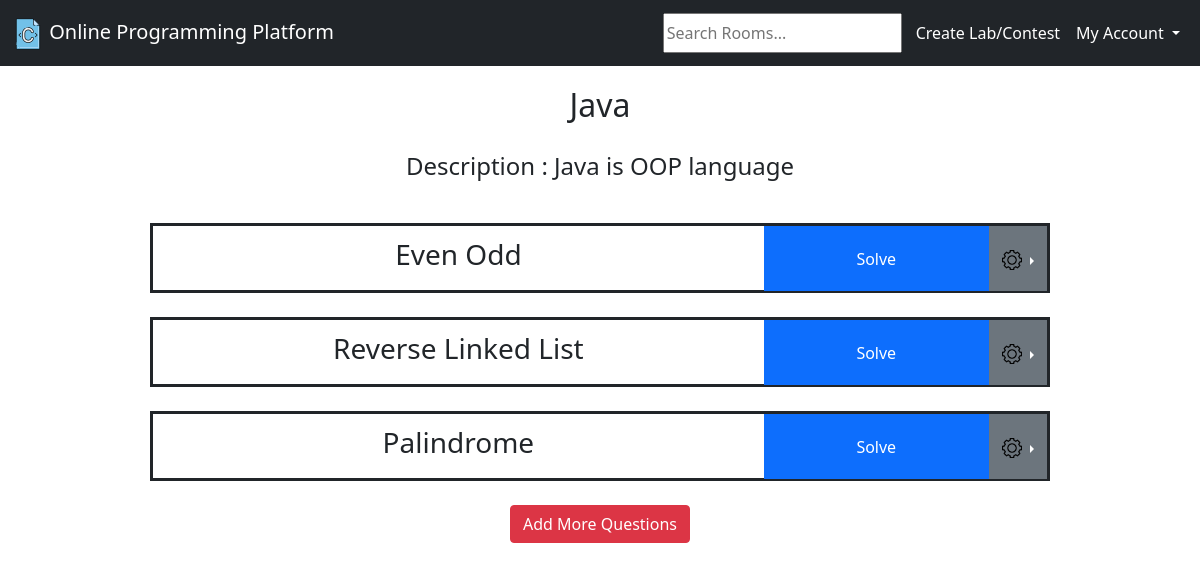
The app's page /room/4/ (signed in), older data.
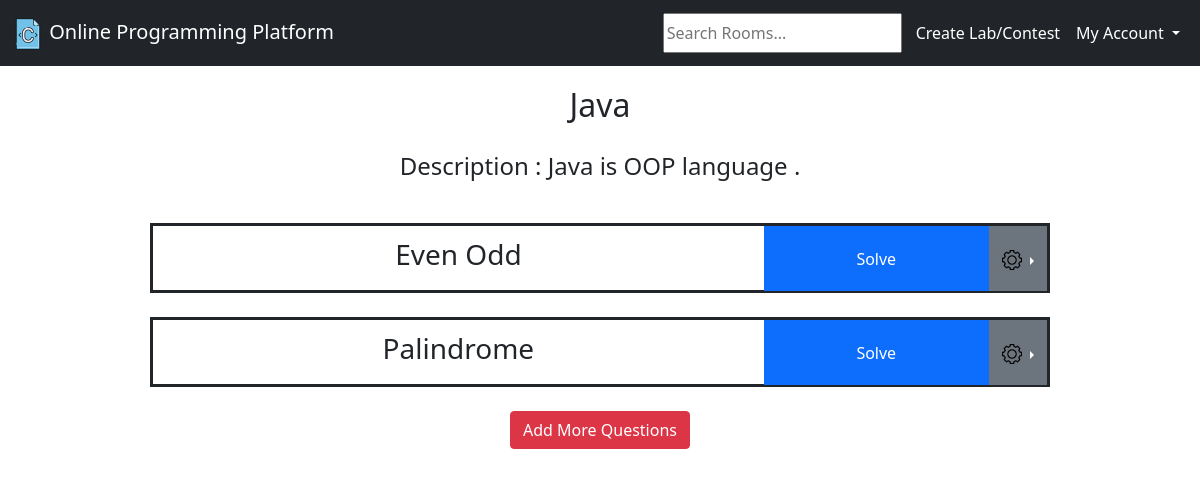
The same page, newer data.
### base/models.py (models this page shows, shortened)
class Room(models.Model):
    host = models.ForeignKey(User, on_delete=models.SET_NULL, null=True)
    name = models.CharField(max_length=200)
    description = models.TextField(null=True, blank=True)
    updated = models.DateTimeField(auto_now=True)
    created = models.DateTimeField(auto_now_add=True)
    class Meta:
        ordering = ['-updated', '-created']

class Question(models.Model):
    question_title = models.CharField(max_length=50)
    question_full = models.TextField()
    sample_test_case = models.TextField()
    updated = models.DateTimeField(auto_now=True)
    created = models.DateTimeField(auto_now_add=True)
    room = models.ForeignKey(Room, on_delete=models.CASCADE)

### base/views.py (the view)
# urls.py: path('room/<str:pk>/', views.room, name="room"),
def room(request, pk):
    room = Room.objects.get(id=pk)
    questions = Question.objects.filter(room=pk)
    context = {'room': room, 'questions': questions}
    return render(request, "room.html", context)

### templates/room.html (shortened to what this page needs)
{% extends 'main.html' %}
{% block style %}
    {% load static %}
    <link rel="stylesheet" href="{% static 'css/room_style.css' %}">
{% endblock %}
{% block content %}
<div class="room-container">
    <div>
        <h2 style="text-align:center;padding:10px;">{{room.name}}</h2>
    </div>
    <div>
        <h4 style="text-align:center;padding:10px;">Description : {{room.description}}</h4>
        <br>
    </div>
    <div>
        <div>
            {% for question in questions %}
            <div class="question-tile">
                <div class="question-tile-name">
                    <h3>{{question.question_title}}</h3>
                </div>
                <div class="question-tile-button">
                    <a href="/room/{{room.id}}/{{question.id}}/" class="btn btn-primary rounded-0">Solve</a>
                </div>
                {% if request.user == room.host %}
                <div class="question-tile-settings">
                <div class="btn-group dropend">
                    <button type="button" class="btn btn-secondary dropdown-toggle rounded-0" data-bs-toggle="dropdown"
                            aria-expanded="false">
                        {% load static %}
                        <img src="{% static 'images/gear.png' %}" width="20px">
                    </button>
                </div>
                    </div>
                {%endif%}
            </div>
            <br>
            {% endfor %}
        </div>
        <div style="text-align:center">
            <a class="btn btn-danger" href="//{{request.get_host}}/create_question/{{room.id}}" role="button">Add More Questions</a>
        </div>
    </div>
</div>
{% endblock %}

Row changes from the older to the newer data that the page shows:
removed Question: question_title "Reverse Linked List"
changed Room "Java": description "Java is OOP language" → "Java is OOP language ."
